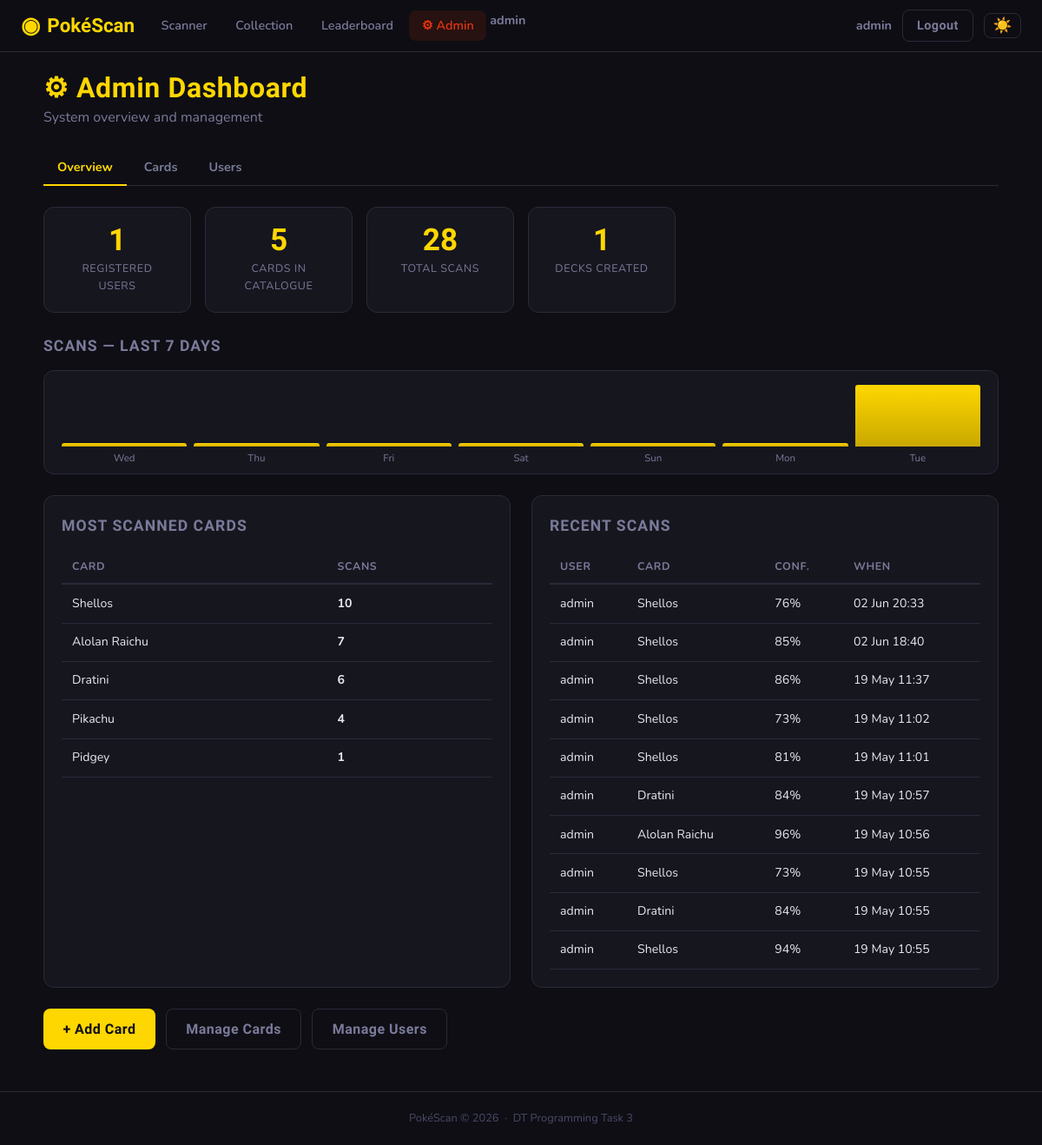
Page /admin/ (signed in) on the committed database.
### app/models.py (models this page shows, shortened)
class User(UserMixin, db.Model):
    __tablename__ = 'users'
    id         = db.Column(db.Integer, primary_key=True)
    username   = db.Column(db.String(80), unique=True, nullable=False)
    email      = db.Column(db.String(120), unique=True, nullable=False)
    password   = db.Column(db.String(256), nullable=False)
    role       = db.Column(db.String(20), nullable=False, default='user')
    created_at = db.Column(db.DateTime, default=datetime.utcnow)
    scans       = db.relationship('Scan',         backref='user', lazy=True, cascade='all, delete-orphan')
    decks       = db.relationship('Deck',         backref='user', lazy=True, cascade='all, delete-orphan')
    wishlist    = db.relationship('WishlistItem', backref='user', lazy=True, cascade='all, delete-orphan')
    @property
    def is_admin(self):
        return self.role == 'admin'

class Card(db.Model):
    __tablename__ = 'cards'
    id              = db.Column(db.Integer, primary_key=True)
    name            = db.Column(db.String(100), nullable=False)
    set_name        = db.Column(db.String(100), nullable=False)
    set_number      = db.Column(db.String(20))
    rarity          = db.Column(db.String(50))          # e.g. "Rare Holo", "Common"
    card_type       = db.Column(db.String(50))          # e.g. "Pokemon", "Trainer", "Energy"
    hp              = db.Column(db.Integer)
    pokemon_type    = db.Column(db.String(50))          # e.g. "Fire", "Water"
    description     = db.Column(db.Text)
    image_url       = db.Column(db.String(500))         # URL to card image
    market_value    = db.Column(db.Float, default=0.0)  # AUD value
    roboflow_class  = db.Column(db.String(100), unique=True, nullable=False)  # Matches Roboflow label exactly
    added_at        = db.Column(db.DateTime, default=datetime.utcnow)
    scans      = db.relationship('Scan',         backref='card', lazy=True)
    deck_cards = db.relationship('DeckCard',     backref='card', lazy=True, cascade='all, delete-orphan')
    wishlist   = db.relationship('WishlistItem', backref='card', lazy=True, cascade='all, delete-orphan')

class Scan(db.Model):
    __tablename__ = 'scans'
    id          = db.Column(db.Integer, primary_key=True)
    user_id     = db.Column(db.Integer, db.ForeignKey('users.id'), nullable=False)
    card_id     = db.Column(db.Integer, db.ForeignKey('cards.id'), nullable=False)
    confidence  = db.Column(db.Float, nullable=False)
    scanned_at  = db.Column(db.DateTime, default=datetime.utcnow)

### app/admin/routes.py (the view)
@admin_bp.route('/')
@admin_required
def dashboard():
    total_users = User.query.filter_by(role='user').count()
    total_cards = Card.query.count()
    total_scans = Scan.query.count()
    total_decks = Deck.query.count()
    popular_cards = db.session.query(
        Card, db.func.count(Scan.id).label('scan_count')
    ).join(Scan).group_by(Card.id)\
     .order_by(db.text('scan_count DESC')).limit(5).all()
    recent_scans = Scan.query.order_by(Scan.scanned_at.desc()).limit(10).all()
    scan_history = []
    for i in range(6, -1, -1):
        day  = datetime.utcnow() - timedelta(days=i)
        day_start = day.replace(hour=0, minute=0, second=0, microsecond=0)
        day_end   = day_start + timedelta(days=1)
        count = Scan.query.filter(
            Scan.scanned_at >= day_start,
            Scan.scanned_at < day_end
        ).count()
        scan_history.append({'date': day.strftime('%a'), 'count': count})
    return render_template('admin/dashboard.html',
                           total_users=total_users,
                           total_cards=total_cards,
                           total_scans=total_scans,
                           total_decks=total_decks,
                           popular_cards=popular_cards,
                           recent_scans=recent_scans,
                           scan_history=scan_history,
                           to_aest=to_aest)

### app/admin/routes.py (called while the page is built)
def to_aest(dt):
    if dt is None:
        return dt
    return dt + timedelta(hours=10)

def admin_required(f):
    @wraps(f)
    def decorated(*args, **kwargs):
        if not current_user.is_authenticated or not current_user.is_admin:
            flash('Admin access required.', 'danger')
            return redirect(url_for('scanner.home'))
        return f(*args, **kwargs)
    return login_required(decorated)

### app/templates/admin/dashboard.html (shortened to what this page needs)
{% extends "base.html" %}
{% block content %}
<div class="page-container">
    <div class="page-header">
        <div>
            <h1 class="page-title">⚙ Admin Dashboard</h1>
            <p class="page-subtitle">System overview and management</p>
        </div>
    </div>
    <div class="sub-nav">
        <a href="{{ url_for('admin.dashboard') }}"    class="sub-link active">Overview</a>
        <a href="{{ url_for('admin.manage_cards') }}" class="sub-link">Cards</a>
        <a href="{{ url_for('admin.manage_users') }}" class="sub-link">Users</a>
    </div>
    <div class="admin-stats">
        <div class="admin-stat">
            <span class="admin-stat-val">{{ total_users }}</span>
            <span class="admin-stat-lbl">Registered Users</span>
        </div>
        <div class="admin-stat">
            <span class="admin-stat-val">{{ total_cards }}</span>
            <span class="admin-stat-lbl">Cards in Catalogue</span>
        </div>
        <div class="admin-stat">
            <span class="admin-stat-val">{{ total_scans }}</span>
            <span class="admin-stat-lbl">Total Scans</span>
        </div>
        <div class="admin-stat">
            <span class="admin-stat-val">{{ total_decks }}</span>
            <span class="admin-stat-lbl">Decks Created</span>
        </div>
    </div>
    <div class="chart-section">
        <h2 class="section-title">Scans — Last 7 Days</h2>
        <div class="bar-chart">
            {% set max_count = scan_history|map(attribute='count')|max %}
            {% for day in scan_history %}
            <div class="bar-col">
                <div class="bar-wrap">
                    <div class="bar-fill"
                         style="height: {{ (day.count / [max_count, 1]|max * 100)|int }}%"
                         title="{{ day.count }} scans"></div>
                </div>
                <span class="bar-label">{{ day.date }}</span>
            </div>
            {% endfor %}
        </div>
    </div>
    <div class="admin-grid">
        <div class="admin-panel">
            <h2 class="section-title">Most Scanned Cards</h2>
            {% if popular_cards %}
            <table class="admin-table">
                <thead><tr><th>Card</th><th>Scans</th></tr></thead>
                <tbody>
                {% for card, count in popular_cards %}
                <tr>
                    <td>{{ card.name }}</td>
                    <td><strong>{{ count }}</strong></td>
                </tr>
                {% endfor %}
                </tbody>
            </table>
            {% else %}
            <p class="empty-small">No scans yet.</p>
            {% endif %}
        </div>
        <div class="admin-panel">
            <h2 class="section-title">Recent Scans</h2>
            {% if recent_scans %}
            <table class="admin-table">
                <thead><tr><th>User</th><th>Card</th><th>Conf.</th><th>When</th></tr></thead>
                <tbody>
                {% for scan in recent_scans %}
                <tr>
                    <td>{{ scan.user.username }}</td>
                    <td>{{ scan.card.name }}</td>
                    <td>{{ (scan.confidence * 100)|int }}%</td>
                    <td>{{ to_aest(scan.scanned_at).strftime('%d %b %H:%M') }}</td>
                </tr>
                {% endfor %}
                </tbody>
            </table>
            {% else %}
            <p class="empty-small">No scans yet.</p>
            {% endif %}
        </div>
    </div>
    <div class="admin-actions">
        <a href="{{ url_for('admin.add_card') }}"     class="btn btn-primary">+ Add Card</a>
        <a href="{{ url_for('admin.manage_cards') }}" class="btn btn-ghost">Manage Cards</a>
        <a href="{{ url_for('admin.manage_users') }}" class="btn btn-ghost">Manage Users</a>
    </div>
</div>
{% endblock %}

### app/templates/base.html (shortened to what this page needs)
<!DOCTYPE html>
<html lang="en">
<head>
    <link rel="stylesheet" href="{{ url_for('static', filename='css/style.css') }}">
</head>
<body>
<nav class="navbar">
    <a class="nav-brand" href="{{ url_for('scanner.home') }}">
        <span class="brand-icon">◉</span>
        <span>PokéScan</span>
    </a>
    {% if current_user.is_authenticated %}
    <div class="nav-links">
        <a href="{{ url_for('scanner.home') }}"
           class="nav-link {% if request.blueprint == 'scanner' %}active{% endif %}">
            Scanner
        </a>
        <a href="{{ url_for('collection.library') }}"
            class="nav-link {% if request.blueprint == 'collection' and request.endpoint != 'collection.leaderboard' %}active{% endif %}">
                Collection
        </a>
        <a href="{{ url_for('collection.leaderboard') }}"
            class="nav-link {% if request.endpoint == 'collection.leaderboard' %}active{% endif %}">
                Leaderboard
        </a>
        {% if current_user.is_admin %}
        <a href="{{ url_for('admin.dashboard') }}"
           class="nav-link admin-link {% if request.blueprint == 'admin' %}active{% endif %}">
            ⚙ Admin
        </a>
        <a href="{{ url_for('profile.my_profile') }}" class="nav-username">
            {{ current_user.username }}
        </a>
        {% endif %}
    </div>
    <div class="nav-user">
        <span class="nav-username">{{ current_user.username }}</span>
        <a href="{{ url_for('auth.logout') }}" class="btn btn-ghost btn-sm">Logout</a>
        <button class="theme-toggle" id="themeToggle" onclick="toggleTheme()" title="Toggle theme">☀️</button>
    </div>
    {% endif %}
</nav>
<main class="main-content">
    {% block content %}{% endblock %}
</main>
<footer class="footer">
    <p>PokéScan &copy; 2026 &nbsp;·&nbsp; DT Programming Task 3</p>
</footer>
</body>
</html>

### rows in the picture
User: username "admin"
Card: name "Shellos", count "10"
Card: name "Alolan Raichu", count "7"
Card: name "Dratini", count "6"
Card: name "Pikachu", id "4"
Card: name "Pidgey", count "1"
Scan: user.username "admin", card.name "Shellos", (scan.confidence*100)|int "76", scanned_at "02 Jun 20:33"
Scan: user.username "admin", card.name "Shellos", (scan.confidence*100)|int "85", scanned_at "02 Jun 18:40"
Scan: user.username "admin", card.name "Shellos", (scan.confidence*100)|int "86", scanned_at "19 May 11:37"
Scan: user.username "admin", card.name "Shellos", (scan.confidence*100)|int "73", scanned_at "19 May 11:02"
Scan: user.username "admin", card.name "Shellos", (scan.confidence*100)|int "81", scanned_at "19 May 11:01"
Scan: user.username "admin", card.name "Dratini", (scan.confidence*100)|int "84", scanned_at "19 May 10:57"
Scan: user.username "admin", card.name "Alolan Raichu", (scan.confidence*100)|int "96", scanned_at "19 May 10:56"
Scan: user.username "admin", card.name "Shellos", (scan.confidence*100)|int "73", scanned_at "19 May 10:55"
Scan: user.username "admin", card.name "Dratini", (scan.confidence*100)|int "84", scanned_at "19 May 10:55"
Scan: user.username "admin", card.name "Shellos", (scan.confidence*100)|int "94", scanned_at "19 May 10:55"

### other values in the picture
{{ total_users }} "1"
{{ total_cards }} "5"
{{ total_scans }} "28"
{{ total_decks }} "1"
{{ day.date }} "Wed" "Thu" "Fri" "Sat" "Sun" "Mon" "Tue"
